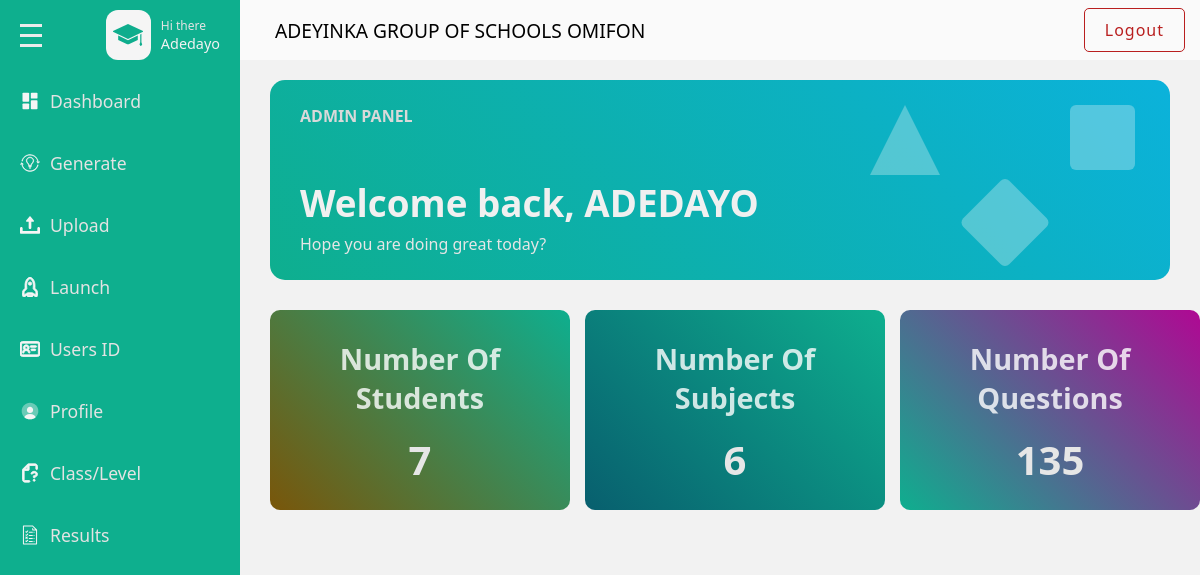
/admins/dashboard (signed in), run on the app's committed database.
### base/models.py (models this page shows, shortened)
class Userprofile(models.Model):
    user = models.ForeignKey(User, on_delete=models.CASCADE)
    subject = models.ForeignKey(Subject, null=True, blank=True, on_delete=models.SET_NULL)
    number_of_questions = models.IntegerField(null=True, blank=True)

class User(AbstractUser):
    school_name = models.CharField(max_length=500, null=True,blank=True)
    recovery_code = models.CharField(max_length=100, null=True)
    session_id = models.UUIDField(default=None, null=True, blank=True)
    is_online = models.BooleanField(default=False)

class Name_School(models.Model):
    school = models.CharField(max_length=345)

### admins/views.py (the view)
# urls.py: path('dashboard',views.dashboard , name= "dashboard"),
@login_required(login_url='admins:login')
def dashboard(request):
    school_name =get_object_or_404(Name_School)
    userprofile = get_object_or_404(Userprofile,user=request.user)
    userid = UserID.objects.count()
    subject = Subject.objects.count()
    qusetion = Question.objects.count()
    context = {
        'school_name':school_name,
        'userprofile':userprofile,
        'userid':userid,
        'subject':subject,
        'qusetion':qusetion,
    }
    return render (request, 'admins/dashboard.html',context)

### base/templates/admins/dashboard.html (shortened to what this page needs)
{% load static %}
<!DOCTYPE html>
<html lang="en">
<head>
    <link rel = "stylesheet" href = "{% static 'css/style.css' %}"/>
</head>
<body>
    <div class = "page">
        <div class = "wrapper">
            <div class = "main-sidebar">
                <div class = "menu">
                    <div class= "menu-head flex-between">
                        <div class="hamburger flex-column">
                            <span></span>
                            <span></span>
                            <span></span>
                        </div>
                        <div class = "menu-head-content flex gp-10">
                            <div class = "scholar-icon-div flex-center">
                                <!DOCTYPE svg PUBLIC "-//W3C//DTD SVG 1.1//EN" "http://www.w3.org/Graphics/SVG/1.1/DTD/svg11.dtd">
                            </div>
                            <div class = "text-content-div flex-column">
                                <span class = "sub-text">Hi there</span>
                                <span class = "text">{{userprofile.user.username}}</span>
                            </div>
                        </div>
                    </div>
                    <div class= "menu-content flex-column ">
                        <a href = "{% url 'admins:dashboard' %}" class = "menu-item">
                            <div class="menu-wrapper flex gp-10">
                                <!DOCTYPE svg PUBLIC "-//W3C//DTD SVG 1.1//EN" "http://www.w3.org/Graphics/SVG/1.1/DTD/svg11.dtd">
                                <span>Dashboard</span>
                            </div>
                        </a>
                        <a href = "{% url 'admins:userid' %}" class = "generate menu-item">
                            <div class="menu-wrapper flex gp-10">
                                <!DOCTYPE svg PUBLIC "-//W3C//DTD SVG 1.1//EN" "http://www.w3.org/Graphics/SVG/1.1/DTD/svg11.dtd">
                                <span>Generate</span>
                            </div>
                        </a>
                        <a href = "{% url 'admins:upload' %}" class = "menu-item">
                            <div class="menu-wrapper flex gp-10">
                                <!DOCTYPE svg PUBLIC "-//W3C//DTD SVG 1.1//EN" "http://www.w3.org/Graphics/SVG/1.1/DTD/svg11.dtd">
                                <span>Upload</span>
                            </div>
                        </a>
                        <a href = "" class = "menu-item">
                            <div class="menu-wrapper flex gp-10">
                                <!DOCTYPE svg PUBLIC "-//W3C//DTD SVG 1.1//EN" "http://www.w3.org/Graphics/SVG/1.1/DTD/svg11.dtd">
                                <span>Launch</span>
                            </div>
                        </a>
                        <a href = "{% url 'admins:user' %}" class = "menu-item">
                            <div class="menu-wrapper flex gp-10">
                                <!DOCTYPE svg PUBLIC "-//W3C//DTD SVG 1.1//EN" "http://www.w3.org/Graphics/SVG/1.1/DTD/svg11.dtd">
                                <span>Users ID</span>
                            </div>
                        </a>
                        <a href = "{% url 'admins:profile' %}" class = "menu-item">
                            <div class="menu-wrapper flex gp-10">
                                <!DOCTYPE svg PUBLIC "-//W3C//DTD SVG 1.1//EN" "http://www.w3.org/Graphics/SVG/1.1/DTD/svg11.dtd">
                                <span>Profile</span>
                            </div>
                        </a>
                        <a href = "{% url 'admins:question' %}" class = "menu-item">
                            <div class="menu-wrapper flex gp-10">
                                <!DOCTYPE svg PUBLIC "-//W3C//DTD SVG 1.1//EN" "http://www.w3.org/Graphics/SVG/1.1/DTD/svg11.dtd">
                                <span>Class/Level</span>
                            </div>
                        </a>
                        <a href = "{% url 'admins:result' %}" class = "menu-item">
                            <div class="menu-wrapper flex gp-10">
                                <!DOCTYPE svg PUBLIC "-//W3C//DTD SVG 1.1//EN" "http://www.w3.org/Graphics/SVG/1.1/DTD/svg11.dtd">
                                <span>Results</span>
                            </div>
                        </a>
                                <!DOCTYPE svg PUBLIC "-//W3C//DTD SVG 1.1//EN" "http://www.w3.org/Graphics/SVG/1.1/DTD/svg11.dtd">
                    </div>
                </div>
            </div>
            <div class = "main-content">
                <div class="main-content-header flex-between">
                    <span>{{school_name.school}}</span>
                    <a class = "logout-link" href="{% url 'admins:logout' %}">Logout</a>
                </div>
                <div class = "welcome-main">
                    <div class = "welcome-head-wrapper flex-between">
                        <div class="welcome-text-content flex-column">
                            <div class ="admin-text-div">
                                <span class ="admin-text" >Admin Panel</span>
                            </div>
                            <div class ="greetings-wrapper">
                                <h3>Welcome back, {{userprofile.user.username|upper}}</h3>
                                <span>Hope you are doing great today?</span>
                            </div>
                        </div>
                        <div class ="welcome-graphics">
                            <span class="triangle"></span>
                            <span class="square-phic"></span>
                            <span class="diamond"></span>
                        </div>
                    </div>
                    <div class = "welcome-box-wrapper">
                        <div class = "stats-box box-one flex-column">
                            <h3 class = "stats-head">Number Of Students</h3>
                            <span class = "stats-result">{{userid}}</span>
                        </div>
                        <div class = "stats-box box-two flex-column">
                            <h3 class = "stats-head">Number Of Subjects</h3>
                            <span class = "stats-result">{{subject}}</span>
                        </div>
                        <div class = "stats-box box-three flex-column">
                            <h3 class = "stats-head">Number Of Questions</h3>
                            <span class = "stats-result">{{qusetion}}</span>
                        </div>
                    </div>
                </div>
            </div>
        </div>
    </div>
</body>
</html>

### data on the page
Userprofile: user.username "Adedayo", user.username "ADEDAYO"
Name_School: school "ADEYINKA GROUP OF SCHOOLS OMIFON"

### other printed values
{{ userid }} "7"
{{ subject }} "6"
{{ qusetion }} "135"
